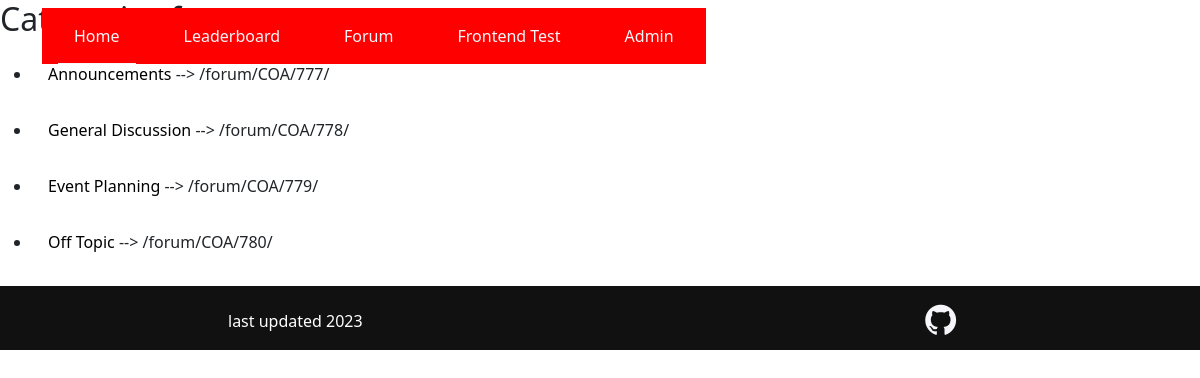
Page /forum/COA/ on the committed database.
### forum/models.py (models this page shows, shortened)
class Category(models.Model):
    name = models.CharField(max_length = 20)
    created_at = models.DateTimeField(auto_now_add=True)
    updated_at = models.DateTimeField(auto_now=True)
    neighbourhood = models.ForeignKey(Neighbourhood, on_delete=models.CASCADE)

### main/models.py (models this page shows, shortened)
class Neighbourhood(models.Model):
    code = models.CharField(max_length = 3, default="AAA")
    name = models.CharField(max_length = 40, default="DEFAULT")
    image = models.ImageField()
    sector = models.CharField(max_length=9, default="DEFAULT")
    created_at = models.DateTimeField(auto_now_add=True)
    updated_at = models.DateTimeField(auto_now=True)

### forum/views.py (the view)
class CategoryListView(ListView):
    model = Category
    def get_queryset(self):
        code = self.request.path
        code = code[:-1]
        code = code.rsplit('/', 1)[-1]
        self.neighbourhood = get_object_or_404(Neighbourhood, code=code)
        return Category.objects.filter(neighbourhood=self.neighbourhood)

### forum/templates/forum/category_list.html
{% extends "main/base.html" %}
{% block content %}
    <h2>Categories for {{ category.neighbourhood.code }}</h2>
    <ul>
        {% for category in category_list %}
            <li><a href="{{ category.id }}/">{{ category.name }}</a> --> /forum/{{ category.neighbourhood.code }}/{{ category.pk }}/</li>
        {% endfor %}
    </ul>
{% endblock %}

### main/static/css/base.css (style rules this page uses)
* { padding: 0; margin: 0; }
li { padding: 1rem; }

### main/static/css/style.css (style rules this page uses)
li { padding: 1rem; }
li > a { color: black; text-decoration: none; }

### rows in the picture
Category: name "Announcements", neighbourhood.code "COA", pk "777"
Category: name "General Discussion", neighbourhood.code "COA", pk "778"
Category: name "Event Planning", neighbourhood.code "COA", pk "779"
Category: name "Off Topic", neighbourhood.code "COA", pk "780"
